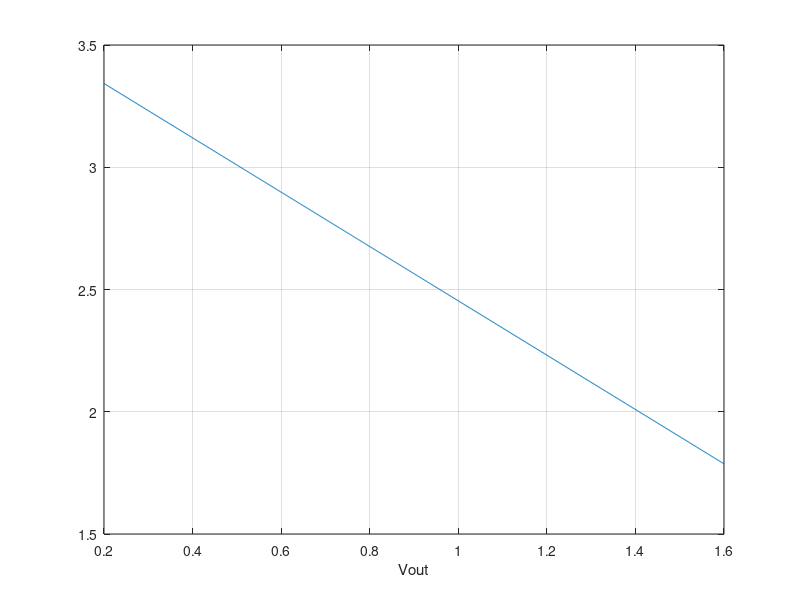

Here is the MATLAB script that generated this plot:
close all

Vref = 1.25
Vo_min = 1.8
Vo_max = 3.3
Vs_min = 1.6
Vs_max = 0.2

% Linear system to solve

A = [Vref, Vref - Vs_max;
    Vref, Vref - Vs_min]
b = [Vo_max - Vref; Vo_min - Vref]

R = inv(A) * b


R1 = 100000
R2 = R1 / R(1)
R3 = R1 / R(2)

R1 = 100000
R2 = 135000
R3 = 90000

Vs = linspace(Vs_max,Vs_min,1000);
Vo = (1 + R1/R2) * Vref + R1/R3 * (Vref - Vs);

plot(Vs,Vo)
grid on
xlabel("Vset")
xlabel("Vout")

Vmax = Vo(1)
Vmin  = Vo(end)
Vnoload = (1 + R1/R2) * Vref
